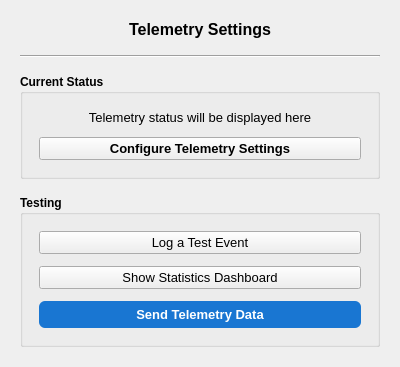
<?xml version="1.0" encoding="UTF-8"?>
<ui version="4.0">
 <class>TelemetrySummaryWidget</class>
 <widget class="qMRMLWidget" name="TelemetrySummaryWidget">
  <property name="geometry">
   <rect>
    <x>0</x>
    <y>0</y>
    <width>400</width>
    <height>300</height>
   </rect>
  </property>
  <layout class="QVBoxLayout" name="verticalLayout">
   <property name="spacing">
    <number>16</number>
   </property>
   <property name="leftMargin">
    <number>20</number>
   </property>
   <property name="topMargin">
    <number>20</number>
   </property>
   <property name="rightMargin">
    <number>20</number>
   </property>
   <property name="bottomMargin">
    <number>20</number>
   </property>
   <item>
    <widget class="QLabel" name="titleLabel">
     <property name="font">
      <font>
       <pointsize>12</pointsize>
       <weight>75</weight>
       <bold>true</bold>
      </font>
     </property>
     <property name="text">
      <string>Telemetry Settings</string>
     </property>
     <property name="alignment">
      <set>Qt::AlignCenter</set>
     </property>
    </widget>
   </item>
   <item>
    <widget class="QFrame" name="separatorFrame">
     <property name="frameShape">
      <enum>QFrame::HLine</enum>
     </property>
     <property name="frameShadow">
      <enum>QFrame::Sunken</enum>
     </property>
    </widget>
   </item>
   <item>
    <widget class="QGroupBox" name="statusGroupBox">
     <property name="title">
      <string>Current Status</string>
     </property>
     <property name="font">
      <font>
       <weight>75</weight>
       <bold>true</bold>
      </font>
     </property>
     <layout class="QVBoxLayout" name="statusLayout">
      <property name="spacing">
       <number>12</number>
      </property>
      <property name="leftMargin">
       <number>16</number>
      </property>
      <property name="topMargin">
       <number>16</number>
      </property>
      <property name="rightMargin">
       <number>16</number>
      </property>
      <property name="bottomMargin">
       <number>16</number>
      </property>
      <item>
       <widget class="QLabel" name="statusLabel">
        <property name="font">
         <font>
          <pointsize>10</pointsize>
          <weight>50</weight>
          <bold>false</bold>
         </font>
        </property>
        <property name="text">
         <string>Telemetry status will be displayed here</string>
        </property>
        <property name="wordWrap">
         <bool>true</bool>
        </property>
        <property name="alignment">
         <set>Qt::AlignCenter</set>
        </property>
       </widget>
      </item>
      <item>
       <widget class="QPushButton" name="configureButton">
        <property name="font">
         <font>
          <pointsize>10</pointsize>
          <weight>75</weight>
          <bold>true</bold>
         </font>
        </property>
        <property name="text">
         <string>Configure Telemetry Settings</string>
        </property>
        <property name="toolTip">
         <string>Open the telemetry permission dialog to configure data collection settings</string>
        </property>
       </widget>
      </item>
     </layout>
    </widget>
   </item>
   <item>
    <widget class="QGroupBox" name="testingGroupBox">
     <property name="title">
      <string>Testing</string>
     </property>
     <property name="font">
      <font>
       <weight>75</weight>
       <bold>true</bold>
      </font>
     </property>
     <layout class="QVBoxLayout" name="testingLayout">
      <property name="spacing">
       <number>12</number>
      </property>
      <property name="leftMargin">
       <number>16</number>
      </property>
      <property name="topMargin">
       <number>16</number>
      </property>
      <property name="rightMargin">
       <number>16</number>
      </property>
      <property name="bottomMargin">
       <number>16</number>
      </property>
      <item>
       <widget class="QPushButton" name="logEventButton">
        <property name="font">
         <font>
          <pointsize>10</pointsize>
          <weight>50</weight>
          <bold>false</bold>
         </font>
        </property>
        <property name="text">
         <string>Log a Test Event</string>
        </property>
        <property name="toolTip">
         <string>Log a test telemetry event to verify the system is working</string>
        </property>
       </widget>
      </item>
      <item>
       <widget class="QPushButton" name="showStatsButton">
        <property name="font">
         <font>
          <pointsize>10</pointsize>
          <weight>50</weight>
          <bold>false</bold>
         </font>
        </property>
        <property name="text">
         <string>Show Statistics Dashboard</string>
        </property>
        <property name="toolTip">
         <string>Open the usage statistics dashboard</string>
        </property>
       </widget>
      </item>
      <item>
       <widget class="QPushButton" name="sendDataButton">
        <property name="font">
         <font>
          <pointsize>10</pointsize>
          <weight>75</weight>
          <bold>true</bold>
         </font>
        </property>
        <property name="text">
         <string>Send Telemetry Data</string>
        </property>
        <property name="toolTip">
         <string>Open the dialog to review and send telemetry usage data</string>
        </property>
        <property name="styleSheet">
         <string>background-color: #1976d2; color: white; border-radius: 6px; padding: 6px 12px; font-weight: bold;</string>
        </property>
       </widget>
      </item>
     </layout>
    </widget>
   </item>
   <item>
    <spacer name="verticalSpacer">
     <property name="orientation">
      <enum>Qt::Vertical</enum>
     </property>
     <property name="sizeHint" stdset="0">
      <size>
       <width>20</width>
       <height>40</height>
      </size>
     </property>
    </spacer>
   </item>
  </layout>
 </widget>
 <customwidgets>
  <customwidget>
   <class>qMRMLWidget</class>
   <extends>QWidget</extends>
   <header>qMRMLWidget.h</header>
   <container>1</container>
  </customwidget>
 </customwidgets>
 <resources/>
 <connections/>
</ui>
